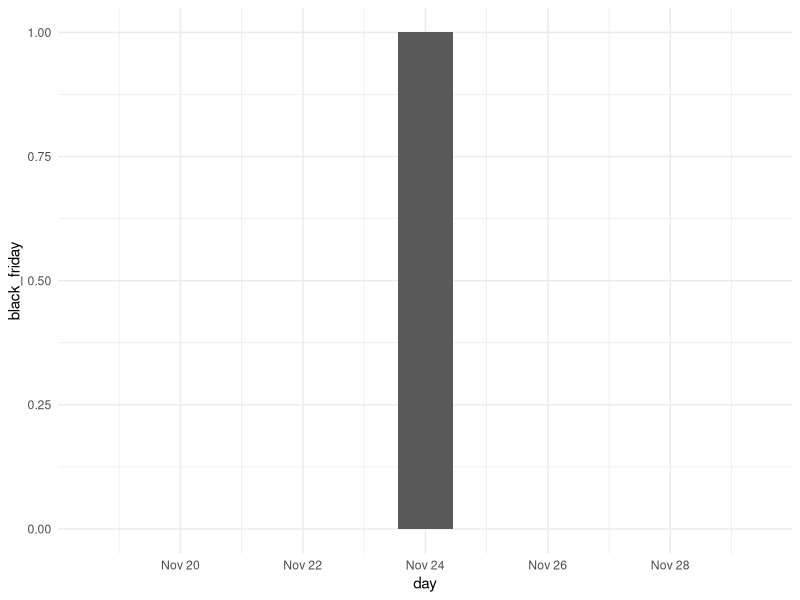
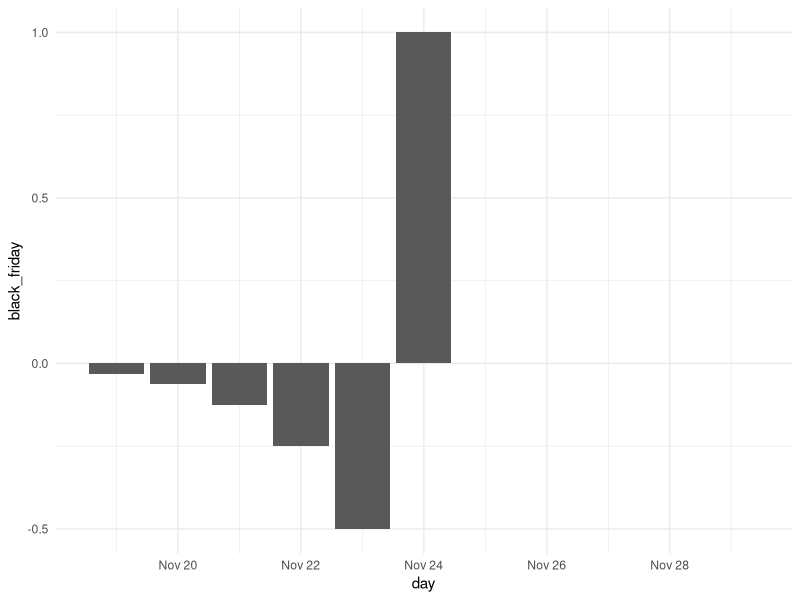
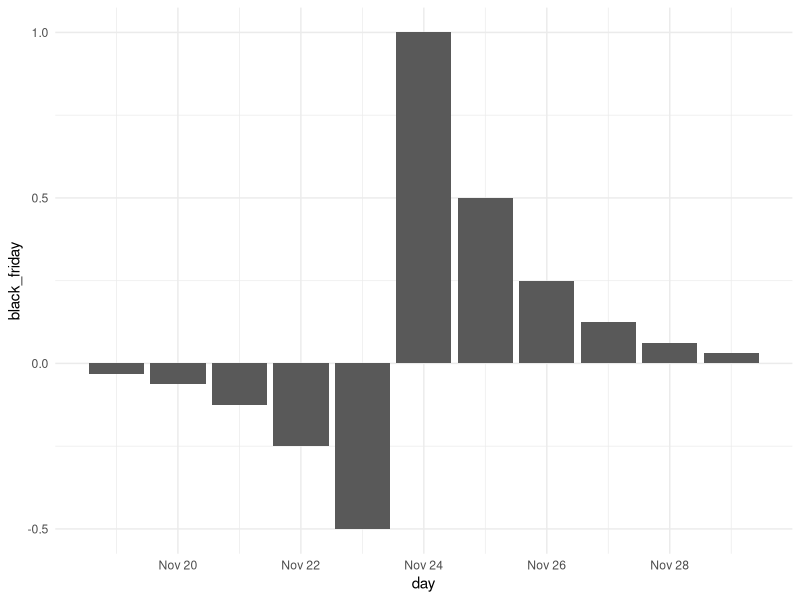
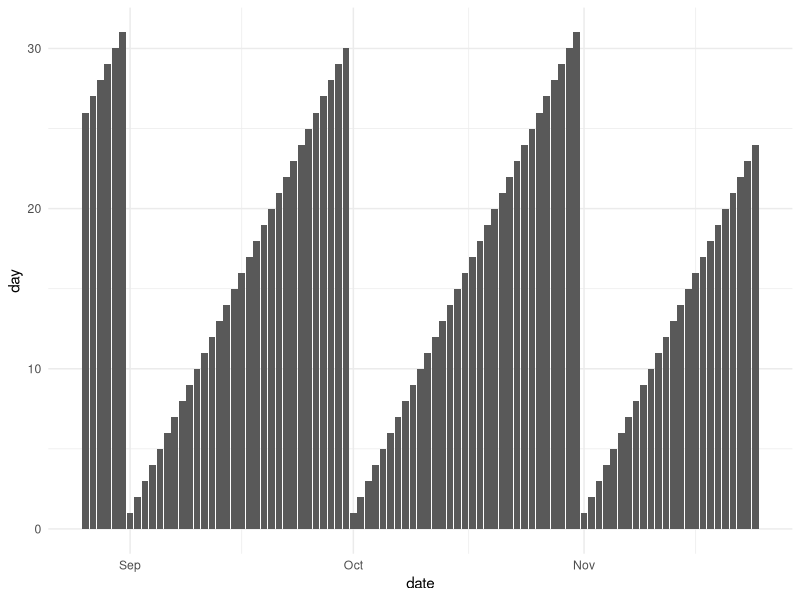
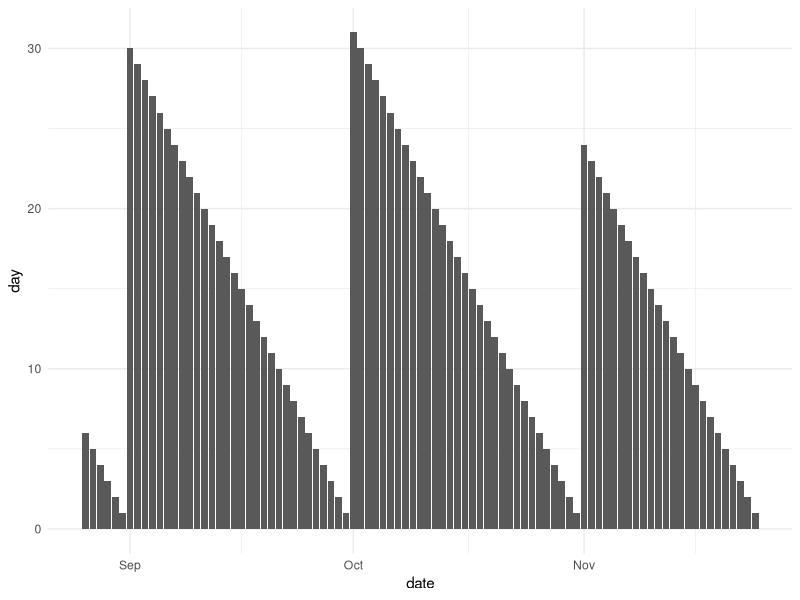
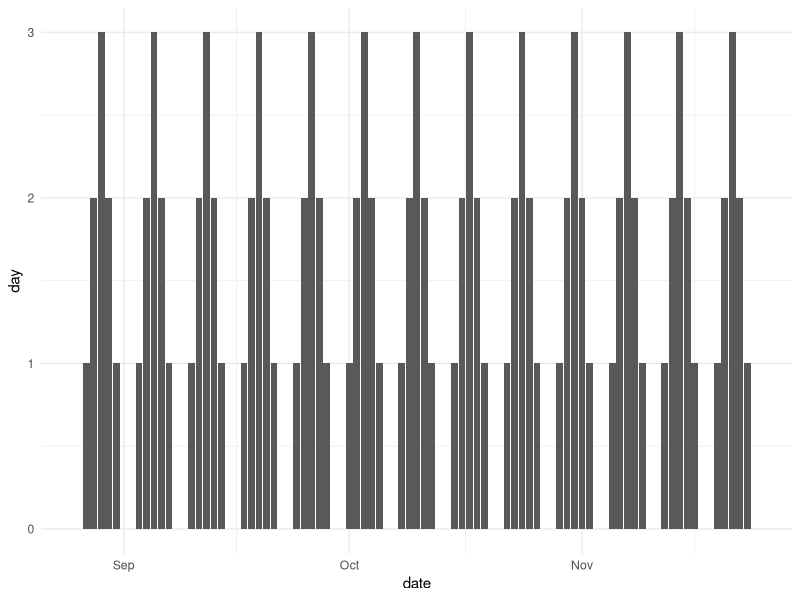
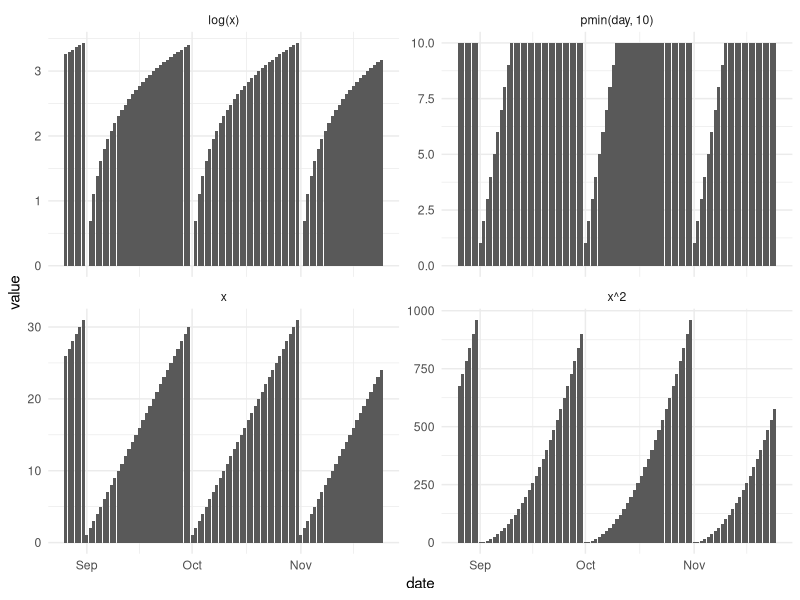

The R source for these figures, in order:
## ---- chunk 1
#| echo: false
#| message: false
library(tidyverse)
## ---- chunk 2
tibble(
  day = as_date("2023-11-24") + c(-5:5),
  black_friday = c(rep(0, 5), 1, rep(0, 5))
) |>
  ggplot(aes(day, black_friday)) +
  geom_col() +
  theme_minimal()
## ---- chunk 3
tibble(
  day = as_date("2023-11-24") + c(-5:5),
  black_friday = c(-0.5 ^ (5:1), 1, rep(0, 5))
) |>
  ggplot(aes(day, black_friday)) +
  geom_col() +
  theme_minimal()
## ---- chunk 4
tibble(
  day = as_date("2023-11-24") + c(-5:5),
  black_friday = c(-0.5 ^ (5:1), 1, 0.25 ^ (1:5/2))
) |>
  ggplot(aes(day, black_friday)) +
  geom_col() +
  theme_minimal()
## ---- chunk 5
tibble(
  date = as_date("2023-11-24") + seq(-90, 0)
) |>
  mutate(day = day(date)) |>
  ggplot(aes(date, day)) +
  geom_col() +
  theme_minimal()
## ---- chunk 6
tibble(
  date = as_date("2023-11-24") + seq(-90, 0)
) |>
  mutate(day = day(date)) |>
  mutate(month = month(date)) |>
  mutate(day = max(day) - day + 1, .by = month) |>
  ggplot(aes(date, day)) +
  geom_col() +
  theme_minimal()
## ---- chunk 7
tibble(
  date = as_date("2023-11-24") + seq(-90, 0)
) |>
  mutate(day = c(1, 2, 3, 2, 1, 0, 0)[wday(date)]) |>
  ggplot(aes(date, day)) +
  geom_col() +
  theme_minimal()
## ---- chunk 8
tibble(
  date = as_date("2023-11-24") + seq(-90, 0)
) |>
  mutate(day = day(date)) |>
  mutate(`log(x)` = log(day)) |>
  mutate(`x^2` = day ^ 2) |>
  mutate(`pmin(day, 10)` = pmin(day, 10)) |>
  rename(x = day) |>
  pivot_longer(-date) |>
  ggplot(aes(date, value)) +
  geom_col() +
  facet_wrap(~name, scales = "free_y") +
  theme_minimal() 
